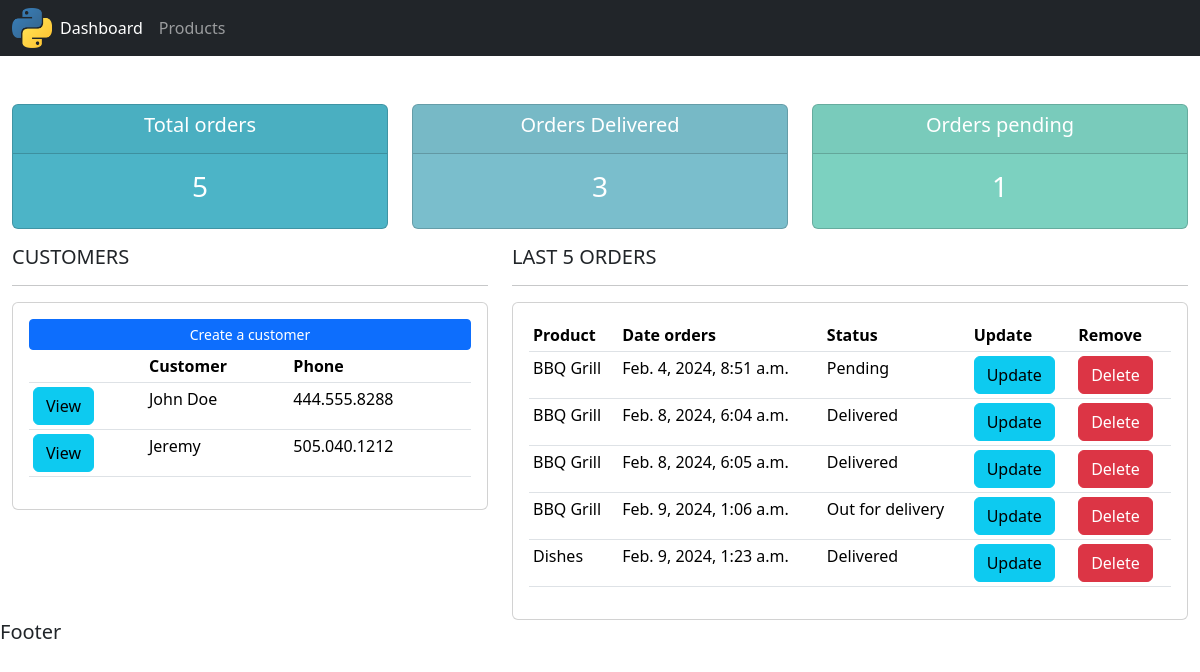
The page / on the database its author committed.
### accounts/models.py (models this page shows, shortened)
class Customer(models.Model):
    name = models.CharField(max_length=200, null=True)
    phone = models.CharField(max_length=200, null=True)
    email = models.CharField(max_length=200, null=True)
    date_created = models.DateTimeField(auto_now_add=True, null=True)

class Order(models.Model):
    STATUS = (
        ('Pending', 'Pending'),
        ('Out for delivery', 'Out for delivery'),
        ('Delivered', 'Delivered'),
    )
    customer = models.ForeignKey(Customer, null=True, on_delete= models.SET_NULL)
    product = models.ForeignKey(Product, null=True, on_delete= models.SET_NULL)
    date_created = models.DateTimeField(auto_now_add=True, null=True)
    status = models.CharField(max_length=200, null=True, choices=STATUS)

class Product(models.Model):
    CATEGORY = (
        ('Indoor', 'Indoor'),
        ('Out Door', 'Out Door'),
    )
    name = models.CharField(max_length=200, null=True)
    price = models.FloatField(null=True)
    category = models.CharField(max_length=200, null=True, choices=CATEGORY)
    description = models.CharField(max_length=200, null=True, blank=True)
    date_created = models.DateTimeField(auto_now_add=True, null=True)
    tags = models.ManyToManyField(Tag)
    def __str__(self):
        return self.name

### accounts/views.py (the view)
# urls.py: path('', views.home, name="home"),
def home(request):
    orders = Order.objects.all()
    customers = Customer.objects.all()
    total_customers = customers.count()
    total_orders = orders.count()
    delivered = orders.filter(status='Delivered').count()
    pending = orders.filter(status='Pending').count()
    context = {
        'orders': orders,
        'customers': customers,
        'total_orders': total_orders,
        'total_customers': total_customers,
        'delivered': delivered,
        'pending': pending,
    }
    return render(request, 'accounts/dashboard.html', context)

### accounts/templates/accounts/dashboard.html
{% extends 'accounts/main.html' %}
{% block content %}
{% include 'accounts/status.html' %}
<div class="row">
        <div class="col-md-5">
            <h5>CUSTOMERS</h5>
            <hr>
            <div class="card card-body">
                <a href="" class="btn btn-primary btn-sm btn-block">Create a customer</a>
                <table class="table table-sm">
                    <tr>
                        <th></th>
                        <th>Customer</th>
                        <th>Phone</th>
                    </tr>
                    {% for customer in customers %}
                        <tr>
                            <td><a href="{% url 'customer' customer.id %}" class="btn btn-info">View</a></td>
                            <td>{{ customer.name }}</td>
                            <td>{{ customer.phone}}</td>
                        </tr>
                    {% endfor %}
                </table>
            </div>
        </div>
        <div class="col-md-7">
            <h5>LAST 5 ORDERS</h5>
            <hr>
            <div class="card card-body">
                <table class="table table-sm">
                    <tr>
                        <th>Product</th>
                        <th>Date orders</th>
                        <th>Status</th>
                        <th>Update</th>
                        <th>Remove</th>
                    </tr>
                    {% for order in orders %}
                        <tr>
                            <td>{{ order.product }}</td>
                            <td>{{ order.date_created }}</td>
                            <td>{{ order.status}}</td>
                            <td><a href="{% url 'update_order' order.id %}" class="btn btn-info">Update</a></td>
                            <td><a href="{% url 'delete_order' order.id %}" class="btn btn-danger">Delete</a></td>
                        </tr>
                    {% endfor %}
                </table>
            </div>
        </div>
    </div>
{% endblock %}

### accounts/templates/accounts/main.html (shortened to what this page needs)
<!DOCTYPE html>
{% load static %}
<html lang="en">
<head>
    <link rel="stylesheet" href="{% static 'styles/main.css' %}">
    <link href="https://cdn.jsdelivr.net/npm/bootstrap@5.3.2/dist/css/bootstrap.min.css" rel="stylesheet">
</head>
<body>
    {% include 'accounts/navbar.html' %}
    <div class="container-fluid mt-4">
        {% block content %}
        {% endblock %}
    </div>
    <h5>Footer</h5>
</body>
</html>

### accounts/templates/accounts/navbar.html (shortened to what this page needs)
{% load static %}
<nav class="navbar navbar-expand-lg bg-dark navbar-dark">
    <div class="container-fluid">
      <img src="{% static 'images/logo.png' %}" style="width: 40px; height: 40px  ;" alt="">
      <div class="collapse navbar-collapse" id="navbarNav">
        <ul class="navbar-nav">
          <li class="nav-item">
            <a class="nav-link active" aria-current="page" href="{% url 'home' %}">Dashboard</a>
          </li>
          <li class="nav-item">
            <a class="nav-link" href="{% url 'products' %}">Products</a>
          </li>
        </ul>
      </div>
    </div>
</nav>

### accounts/templates/accounts/status.html
<br>
<div class="row">
    <div class="col">
        <div class="col-md">
            <div class="card text-center text-white mb-3" id="total-orders">
                <div class="card-header">
                    <h5 class="card-title">Total orders</h5>
                </div>
                <div class="card-body">
                    <h3 class="card-title">{{ total_orders }}</h3>
                </div>
            </div>
        </div>
    </div>
    <div class="col">
        <div class="col-md">
            <div class="card text-center text-white mb-3" id="orders-delivered">
                <div class="card-header">
                    <h5 class="card-title">Orders Delivered</h5>
                </div>
                <div class="card-body">
                    <h3 class="card-title">{{ delivered }}</h3>
                </div>
            </div>
        </div>
    </div>
    <div class="col">
        <div class="col-md">
            <div class="card text-center text-white mb-3" id="orders-pending">
                <div class="card-header">
                    <h5 class="card-title">Orders pending</h5>
                </div>
                <div class="card-body">
                    <h3 class="card-title">{{ pending }}</h3>
                </div>
            </div>
        </div>
    </div>
</div>

### static/styles/main.css (style rules this page uses)
body { background-color: #ebeff5; }
#total-orders { background-color: #4cb4c7; }
#orders-delivered { background-color: #7abecc; }
#orders-pending { background-color: #7CD1C0; }

### rows shown on the page
Customer: name "John Doe", phone "444.555.8288"
Customer: name "Jeremy", phone "505.040.1212"
Order: product "BBQ Grill", date_created "Feb. 4, 2024, 8:51 a.m.", status "Pending"
Order: product "BBQ Grill", date_created "Feb. 8, 2024, 6:04 a.m.", status "Delivered"
Order: product "BBQ Grill", date_created "Feb. 8, 2024, 6:05 a.m.", status "Delivered"
Order: product "BBQ Grill", date_created "Feb. 9, 2024, 1:06 a.m.", status "Out for delivery"
Order: product "Dishes", date_created "Feb. 9, 2024, 1:23 a.m.", status "Delivered"

### other values the page prints
{{ total_orders }} "5"
{{ delivered }} "3"
{{ pending }} "1"
